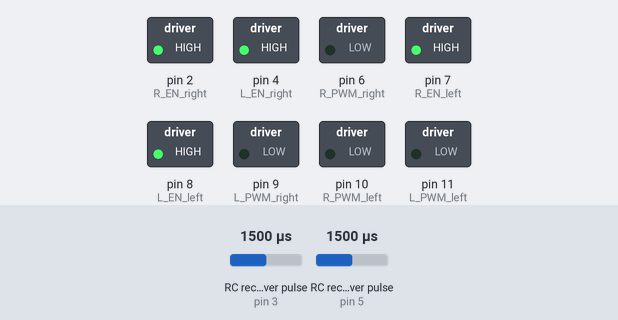
This sketch was run on a simulated Arduino Uno, built with avr-gcc and run on an emulated ATmega328P. On the bench: switched loads named in the sketch (green lamp = pin HIGH). Wiring (inferred from the names in the program): 2 × RC receiver channel: data pin 3 / data pin 5. The test bench sets the inputs (shaded band); at power-on: RC receiver pulse (sensors on pin 3, pin 5) 1500 µs. What the sketch prints to the serial monitor is not drawn.

Above: at 0.1 s.
Timing chart, 0 to 1.6 s (numbered marks = the images above):
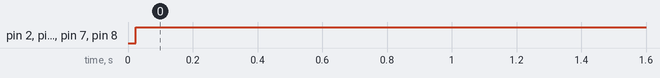

Measured:
- by itself, pin 2 (R_EN_right), pin 4 (L_EN_right), pin 7 (R_EN_left), pin 8 (L_EN_left): LOW → HIGH at 0.02 s

The sketch:

Flysky_BTS_Roborace.ino
```cpp
//YouTube|Tech at Home

//Receiver signal pins
double ch1_pin = 3;  //PWM pin
double ch2_pin = 5;  //PWM pin

//Right motor driver pins
int R_EN_right = 2;
int L_EN_right = 4;
int R_PWM_right = 6; //PWM pin
int L_PWM_right = 9; //PWM pin

//Left motor driver pins
int R_EN_left = 7;
int L_EN_left = 8;
int R_PWM_left = 10; //PWM pin
int L_PWM_left = 11; //PWM pin

// ---**---   Rx threshold values - Update based on your TX values
//FWD
int Ch1Ch2_start_Fwd = 1530;
int Ch1Ch2_End_Fwd = 1990;
//BACK
int Ch1Ch2_start_Bac = 1460;
int Ch1Ch2_End_Bac = 960;

// ---------***---------------***----------

void setup()
{
  Serial.begin(9600);
  pinMode(3,INPUT);
  pinMode(5,INPUT);
  pinMode(2,OUTPUT);
  pinMode(4,OUTPUT);
  pinMode(6,OUTPUT);
  pinMode(9,OUTPUT);
  pinMode(7,OUTPUT);
  pinMode(8,OUTPUT);
  pinMode(10,OUTPUT);
  pinMode(11,OUTPUT);
}

void loop()
{
//Receiver signal pins data
double ch1 = pulseIn(3,HIGH);
double ch2 = pulseIn(5,HIGH);

Serial.print("ch1: ");
Serial.println(ch1);
//Serial.print("\t");
//Serial.print("ch2: ");
//Serial.print(ch2);
//Serial.println("");

//Speed mapping for right motor driver
int spdFwd_RightLeft = map(ch1, Ch1Ch2_start_Fwd, Ch1Ch2_End_Fwd, 0, 255);
int spdBac_RightLeft = map(ch1, Ch1Ch2_start_Bac, Ch1Ch2_End_Bac, 0, 255);

digitalWrite(R_EN_right, HIGH);
digitalWrite(L_EN_right, HIGH);
digitalWrite(R_EN_left, HIGH);
digitalWrite(L_EN_left, HIGH);

if((ch1==0)&&(ch2==0))
{
analogWrite(R_PWM_right,0);
analogWrite(L_PWM_right,0);
analogWrite(R_PWM_left,0);
analogWrite(L_PWM_left,0);
}
//FWD
else if((ch1>Ch1Ch2_start_Fwd)&&(ch2>Ch1Ch2_start_Fwd))
{
analogWrite(R_PWM_right,spdFwd_RightLeft);
analogWrite(L_PWM_right,0);
analogWrite(R_PWM_left,spdFwd_RightLeft);
analogWrite(L_PWM_left,0);
}
//RIGHT
else if((ch1>Ch1Ch2_start_Fwd)&&(ch2<Ch1Ch2_start_Bac))
{
analogWrite(R_PWM_right,0);
analogWrite(L_PWM_right,spdFwd_RightLeft);
analogWrite(R_PWM_left,spdFwd_RightLeft);
analogWrite(L_PWM_left,0);
}
//LEFT
else if((ch1<Ch1Ch2_start_Bac)&&(ch2>Ch1Ch2_start_Fwd))
{
analogWrite(R_PWM_right,spdBac_RightLeft);
analogWrite(L_PWM_right,0);
analogWrite(R_PWM_left,0);
analogWrite(L_PWM_left,spdBac_RightLeft);
}
//BACK
else if((ch1<Ch1Ch2_start_Bac)&&(ch2<Ch1Ch2_start_Bac))
{
analogWrite(R_PWM_right,0);
analogWrite(L_PWM_right,spdBac_RightLeft);
analogWrite(R_PWM_left,0);
analogWrite(L_PWM_left,spdBac_RightLeft);
}
else
{
analogWrite(R_PWM_right,0);
analogWrite(L_PWM_right,0);
analogWrite(R_PWM_left,0);
analogWrite(L_PWM_left,0);
}

}
```
